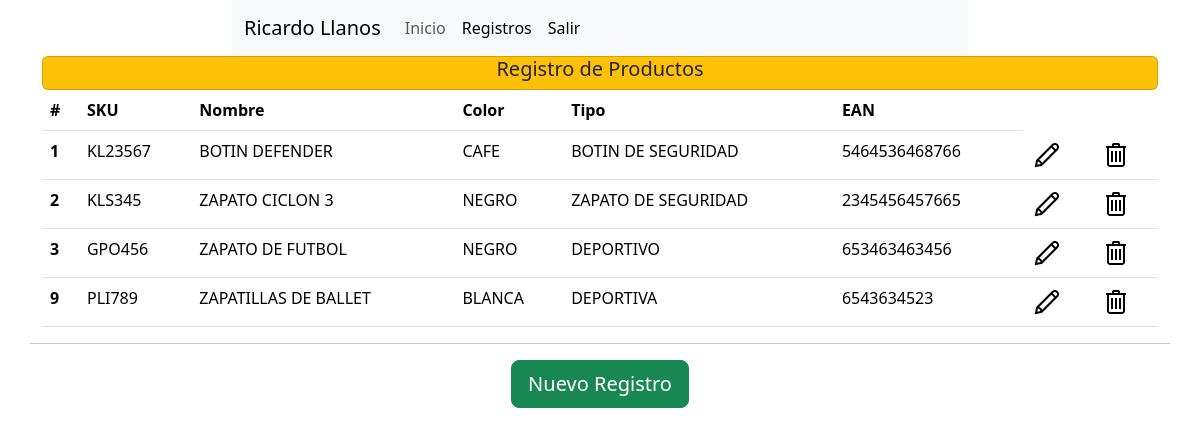
The page /registros.php on the database its author committed.
### tables this page shows
CREATE TABLE `productos` (
  `id_producto` int(11) NOT NULL,
  `sku` varchar(100) NOT NULL,
  `nombre` varchar(100) NOT NULL,
  `color` varchar(100) NOT NULL,
  `tipo` varchar(100) NOT NULL,
  `ean` varchar(100) NOT NULL
);

### registros.php (the view, shortened to what this page needs)
<!DOCTYPE html>
<html lang="es">
<head>
 <link href="https://cdn.jsdelivr.net/npm/bootstrap@5.3.3/dist/css/bootstrap.min.css" rel="stylesheet">
 <link rel="stylesheet" href="https://cdnjs.cloudflare.com/ajax/libs/font-awesome/4.7.0/css/font-awesome.min.css">
</head>
<body>
    <section class="content">
        <div class="container">
            <div class="row">
                <div class="col-md-2"></div>
                <div class="col-md-8">
                    <nav class="navbar navbar-expand-sm bg-light">
                        <div class="container-fluid">
                            <a class="navbar-brand" href="index.php">Ricardo Llanos</a>
                            <div class="collapse navbar-collapse" id="navbarSupportedContent">
                                <ul class="navbar-nav me-auto mb-2 mb-lg-0">
                                    <li class="nav-item">
                                        <a class="nav-link" aria-current="page" href="home.php">Inicio</a>
                                    </li>
                                    <li class="nav-item">
                                        <a class="nav-link active" href="registros.php">Registros</a>
                                    </li>
                                    <li class="nav-item">
                                        <a class="nav-link active" href="logout.php">Salir</a>
                                    </li>
                                </ul>
                            </div>
                        </div>
                    </nav>
                </div>
                <div class="col-md-2"></div>
            </div>
        </div>
    </section>
    <section class="content">
        <div class="container">
            <div class="row">
                <div class="col-12">
                    <div class="card bg-warning card-outline text-center">
                        <h5>Registro de Productos</h5>
                        <?php
                        include "controladores/conexion.php";
                        $consulta = $conexion->query("SELECT*FROM productos");
                        ?>
                    </div>
                </div>
            </div>
            <div class="row">
                <div class="col-md-12">
                    <div class="table-responsive">
                        <table class="table">
                            <thead>
                                <tr>
                                    <th scope="col">#</th>
                                    <th scope="col">SKU</th>
                                    <th scope="col">Nombre</th>
                                    <th scope="col">Color</th>
                                    <th scope="col">Tipo</th>
                                    <th scope="col">EAN</th>
                                </tr>
                            </thead>
                            <tbody>
                                <?php
                                while ($guardar = $consulta->fetch_assoc()) { ?>
                                    <tr>
                                        <th scope="row">
                                             <?php echo $guardar['id_producto']; ?>
                                        </th>
                                        <td>
                                             <?php echo mb_strtoupper($guardar['sku']); ?>
                                        </td>
                                        <td>
                                           <?php echo mb_strtoupper($guardar['nombre']); ?>
                                        </td>
                                        <td>
                                             <?php echo mb_strtoupper($guardar['color']); ?>
                                        </td>
                                        <td>
                                           <?php echo mb_strtoupper($guardar['tipo']); ?>
                                        </td>
                                        <td>
                                           <?php echo mb_strtoupper($guardar['ean']); ?>
                                        </td>
                                        <td><a href='edit.php?id=<?php echo $guardar['id_producto']; ?>'><img src='./images/icons8-Edit-32.png' alt='Edit'></a></td>
                                        <td><a href='delete.php?id=<?php echo $guardar['id_producto']; ?>'><img src='./images/icons8-Trash-32.png' alt='Delete'></a></td>
                                    </tr>
                                <?php }
                                ?>
                            </tbody>
                        </table>
                    </div>
                </div>
                <hr>
                <div class="text-center">
                    <a href="index.php" class="btn btn-success btn-lg">Nuevo Registro</a>
                </div>
            </div>
        </div>
    </section>
</body>
</html>

### rows shown on the page
productos: id_producto "1", sku "KL23567", nombre "BOTIN DEFENDER", color "CAFE", tipo "BOTIN DE SEGURIDAD", ean "5464536468766"
productos: id_producto "2", sku "KLS345", nombre "ZAPATO CICLON 3", color "NEGRO", tipo "ZAPATO DE SEGURIDAD", ean "2345456457665"
productos: id_producto "3", sku "GPO456", nombre "ZAPATO DE FUTBOL", color "NEGRO", tipo "DEPORTIVO", ean "653463463456"
productos: id_producto "9", sku "PLI789", nombre "ZAPATILLAS DE BALLET", color "BLANCA", tipo "DEPORTIVA", ean "6543634523"
